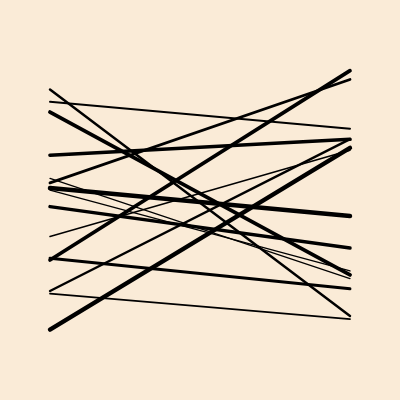
Frame 1 (no input)
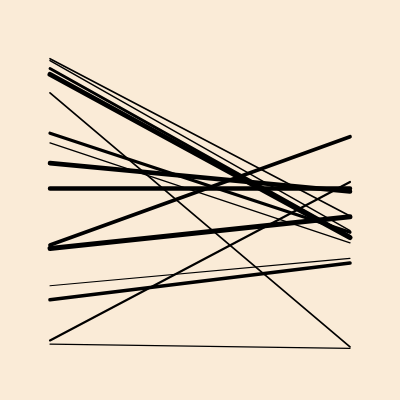
Frame 2 (the mouse pressed at the canvas centre, redrawn once)

The p5.js sketch that drew these frames (run headless with seeded random() and noise() and a simulated clock; the mouse was pressed at the canvas centre and the sketch redrawn once):

// p5.js sketch
// ── sketch.js
function setup() {
  createCanvas(400, 400);
  noLoop();
}

function draw() {
  background("antiquewhite");
  
  for(a = 0; a < 15; a += 1) {
    strokeWeight(random(1, 5))
    line(50, random(50,350), 350, random(50,350));
  }
}
